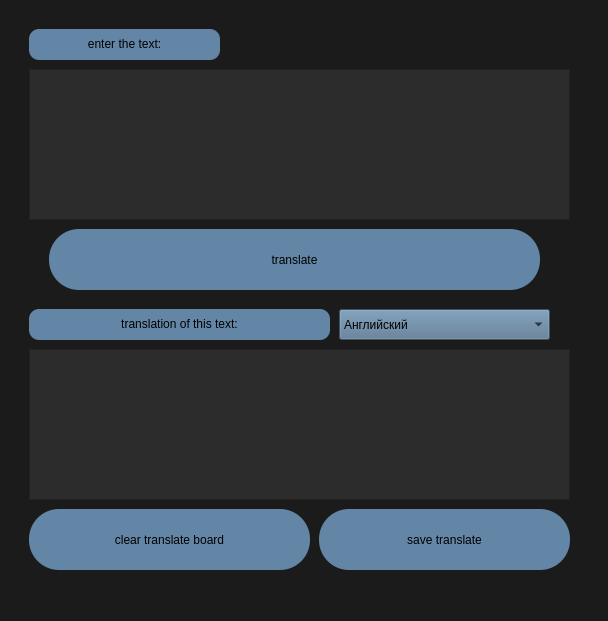
<?xml version="1.0" encoding="UTF-8"?>
<ui version="4.0">
 <class>MainWindow</class>
 <widget class="QMainWindow" name="MainWindow">
  <property name="geometry">
   <rect>
    <x>0</x>
    <y>0</y>
    <width>608</width>
    <height>621</height>
   </rect>
  </property>
  <property name="windowTitle">
   <string>TranslateWindow</string>
  </property>
  <property name="styleSheet">
   <string notr="true">background-color: rgb(27, 27, 27);</string>
  </property>
  <widget class="QWidget" name="centralwidget">
   <layout class="QHBoxLayout" name="horizontalLayout">
    <item>
     <widget class="QWidget" name="widget" native="true">
      <widget class="QComboBox" name="language">
       <property name="geometry">
        <rect>
         <x>330</x>
         <y>300</y>
         <width>211</width>
         <height>31</height>
        </rect>
       </property>
       <property name="cursor">
        <cursorShape>WhatsThisCursor</cursorShape>
       </property>
       <property name="toolTip">
        <string>&lt;html&gt;&lt;head/&gt;&lt;body&gt;&lt;p align=&quot;center&quot;&gt;what language to translate into&lt;/p&gt;&lt;/body&gt;&lt;/html&gt;</string>
       </property>
       <property name="whatsThis">
        <string>&lt;html&gt;&lt;head/&gt;&lt;body&gt;&lt;p&gt;&lt;br/&gt;&lt;/p&gt;&lt;/body&gt;&lt;/html&gt;</string>
       </property>
       <property name="styleSheet">
        <string notr="true">background-color: rgb(85, 116, 144);</string>
       </property>
       <item>
        <property name="text">
         <string>Английский</string>
        </property>
       </item>
       <item>
        <property name="text">
         <string>Румынский</string>
        </property>
       </item>
       <item>
        <property name="text">
         <string>Турецкий</string>
        </property>
       </item>
       <item>
        <property name="text">
         <string>Польский</string>
        </property>
       </item>
       <item>
        <property name="text">
         <string>Арабский</string>
        </property>
       </item>
       <item>
        <property name="text">
         <string>Итальянский</string>
        </property>
       </item>
       <item>
        <property name="text">
         <string>Русский</string>
        </property>
       </item>
       <item>
        <property name="text">
         <string>Китайский</string>
        </property>
       </item>
       <item>
        <property name="text">
         <string>Корейский</string>
        </property>
       </item>
       <item>
        <property name="text">
         <string>Украинский</string>
        </property>
       </item>
       <item>
        <property name="text">
         <string>Греческий</string>
        </property>
       </item>
       <item>
        <property name="text">
         <string>Португальский</string>
        </property>
       </item>
       <item>
        <property name="text">
         <string>Немецкий</string>
        </property>
       </item>
       <item>
        <property name="text">
         <string>Испанский</string>
        </property>
       </item>
       <item>
        <property name="text">
         <string>Японский</string>
        </property>
       </item>
       <item>
        <property name="text">
         <string>Французкий</string>
        </property>
       </item>
      </widget>
      <widget class="QPushButton" name="translatebutton">
       <property name="geometry">
        <rect>
         <x>40</x>
         <y>220</y>
         <width>491</width>
         <height>61</height>
        </rect>
       </property>
       <property name="sizePolicy">
        <sizepolicy hsizetype="Preferred" vsizetype="Preferred">
         <horstretch>0</horstretch>
         <verstretch>0</verstretch>
        </sizepolicy>
       </property>
       <property name="cursor">
        <cursorShape>PointingHandCursor</cursorShape>
       </property>
       <property name="styleSheet">
        <string notr="true">background-color: rgb(99, 134, 167); 
font: 81 12pt &quot;Rockwell Extra Bold&quot;;
border-radius: 30px;  </string>
       </property>
       <property name="text">
        <string>translate</string>
       </property>
      </widget>
      <widget class="QTextEdit" name="textEdit">
       <property name="geometry">
        <rect>
         <x>20</x>
         <y>60</y>
         <width>541</width>
         <height>151</height>
        </rect>
       </property>
       <property name="cursor" stdset="0">
        <cursorShape>IBeamCursor</cursorShape>
       </property>
       <property name="styleSheet">
        <string notr="true">background-color: rgb(44, 44, 44);
color: rgb(255, 255, 255);
font: 12pt &quot;Rockwell&quot;;</string>
       </property>
      </widget>
      <widget class="QTextEdit" name="textEdit_2">
       <property name="geometry">
        <rect>
         <x>20</x>
         <y>340</y>
         <width>541</width>
         <height>151</height>
        </rect>
       </property>
       <property name="styleSheet">
        <string notr="true">background-color: rgb(44, 44, 44);
color: rgb(255, 255, 255);
font: 12pt &quot;Rockwell&quot;;</string>
       </property>
      </widget>
      <widget class="QLabel" name="label_2">
       <property name="geometry">
        <rect>
         <x>20</x>
         <y>20</y>
         <width>191</width>
         <height>31</height>
        </rect>
       </property>
       <property name="styleSheet">
        <string notr="true">background-color: rgb(99, 134, 167); 
font: 81 12pt &quot;Rockwell Extra Bold&quot;;
border-radius: 10px;  </string>
       </property>
       <property name="text">
        <string>&lt;html&gt;&lt;head/&gt;&lt;body&gt;&lt;p align=&quot;center&quot;&gt;enter the text:&lt;/p&gt;&lt;/body&gt;&lt;/html&gt;</string>
       </property>
      </widget>
      <widget class="QLabel" name="label_3">
       <property name="geometry">
        <rect>
         <x>20</x>
         <y>300</y>
         <width>301</width>
         <height>31</height>
        </rect>
       </property>
       <property name="styleSheet">
        <string notr="true">background-color: rgb(99, 134, 167); 
font: 81 12pt &quot;Rockwell Extra Bold&quot;;
border-radius: 10px;  </string>
       </property>
       <property name="text">
        <string>&lt;html&gt;&lt;head/&gt;&lt;body&gt;&lt;p align=&quot;center&quot;&gt;translation of this text:&lt;/p&gt;&lt;/body&gt;&lt;/html&gt;</string>
       </property>
      </widget>
      <widget class="QPushButton" name="save_button">
       <property name="geometry">
        <rect>
         <x>310</x>
         <y>500</y>
         <width>251</width>
         <height>61</height>
        </rect>
       </property>
       <property name="sizePolicy">
        <sizepolicy hsizetype="Preferred" vsizetype="Preferred">
         <horstretch>0</horstretch>
         <verstretch>0</verstretch>
        </sizepolicy>
       </property>
       <property name="cursor">
        <cursorShape>PointingHandCursor</cursorShape>
       </property>
       <property name="toolTip">
        <string>&lt;html&gt;&lt;head/&gt;&lt;body&gt;&lt;p align=&quot;center&quot;&gt;save the translation to the database&lt;/p&gt;&lt;/body&gt;&lt;/html&gt;</string>
       </property>
       <property name="whatsThis">
        <string>&lt;html&gt;&lt;head/&gt;&lt;body&gt;&lt;p&gt;&lt;br/&gt;&lt;/p&gt;&lt;/body&gt;&lt;/html&gt;</string>
       </property>
       <property name="styleSheet">
        <string notr="true">background-color: rgb(99, 134, 167); 
font: 81 12pt &quot;Rockwell Extra Bold&quot;;
border-radius: 30px;  </string>
       </property>
       <property name="text">
        <string>save translate</string>
       </property>
      </widget>
      <widget class="QPushButton" name="clear_button">
       <property name="geometry">
        <rect>
         <x>20</x>
         <y>500</y>
         <width>281</width>
         <height>61</height>
        </rect>
       </property>
       <property name="sizePolicy">
        <sizepolicy hsizetype="Preferred" vsizetype="Preferred">
         <horstretch>0</horstretch>
         <verstretch>0</verstretch>
        </sizepolicy>
       </property>
       <property name="cursor">
        <cursorShape>PointingHandCursor</cursorShape>
       </property>
       <property name="toolTip">
        <string>&lt;html&gt;&lt;head/&gt;&lt;body&gt;&lt;p align=&quot;center&quot;&gt;the board is cleared for a new transfer&lt;/p&gt;&lt;/body&gt;&lt;/html&gt;</string>
       </property>
       <property name="whatsThis">
        <string>&lt;html&gt;&lt;head/&gt;&lt;body&gt;&lt;p&gt;&lt;br/&gt;&lt;/p&gt;&lt;/body&gt;&lt;/html&gt;</string>
       </property>
       <property name="styleSheet">
        <string notr="true">background-color: rgb(99, 134, 167); 
font: 81 12pt &quot;Rockwell Extra Bold&quot;;
border-radius: 30px;  </string>
       </property>
       <property name="text">
        <string>clear translate board</string>
       </property>
      </widget>
     </widget>
    </item>
   </layout>
  </widget>
  <widget class="QStatusBar" name="statusbar"/>
 </widget>
 <resources/>
 <connections/>
</ui>
